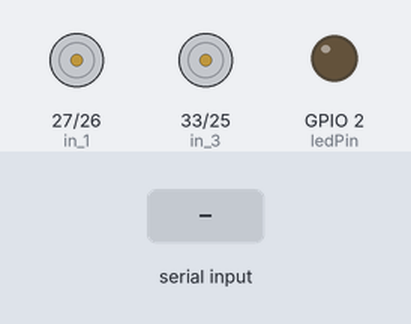
The sketch below on a simulated ESP32. Shown: motor-driver pin pairs drawn as motors (green arrow = first pin HIGH = forward, orange = second pin HIGH = backward, longer = more drive, scaled by the enable pin), output pins drawn as LEDs (lit = HIGH). The inputs (shaded band) are chosen by the test bench. Nothing arrives over Bluetooth unless stated; what the sketch prints to the serial monitor is not drawn.

Above: at 1.2 s.
1.3 s: "1" received over the second serial link
At 2.4 s:
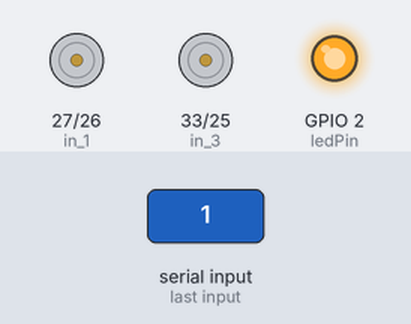
2.8 s: "f" received over the second serial link
4.3 s: "0" received over the second serial link
At 4.7 s:
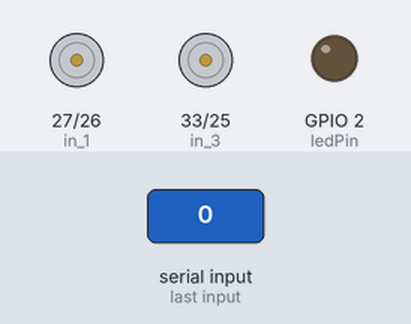
5.8 s: "b" received over the second serial link
7.3 s: "l" received over the second serial link
8.8 s: "r" received over the second serial link
Timing chart, 0 to 11.3 s (numbered marks = the images above; inputs shaded):
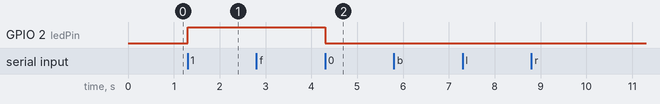

The sketch:

esp32-bt-robot.ino
```cpp
#include <BluetoothSerial.h>

BluetoothSerial SerialBT;
static const int ledPin = 2;
static const int en_1 = 14;
static const int en_2 = 32;
static const int in_1 = 27;
static const int in_2 = 26;
static const int in_3 = 33;
static const int in_4 = 25;

const int freq = 2000;
const int ledChannel = 0;
const int resolution = 8;
int dutyCycle = 0;

void setup() {
  // put your setup code here, to run once:
// put your setup code here, to run once:
  SerialBT.begin("ESP32-BT");
  pinMode(ledPin, OUTPUT);
  pinMode(in_1, OUTPUT);
  pinMode(in_2, OUTPUT);
  pinMode(in_3, OUTPUT);
  pinMode(in_4, OUTPUT);
  pinMode(en_1, OUTPUT);
  pinMode(en_2, OUTPUT);
  ledcSetup(ledChannel, freq, resolution);
  ledcAttachPin(en_1, ledChannel);
  ledcAttachPin(en_2, ledChannel);
  Serial.println("The device is ready to be paired.");

}

void loop() {
  // put your main code here, to run repeatedly:
   if (SerialBT.available()) {
     char c = SerialBT.read();
     if (c == '1') {
     digitalWrite(ledPin, HIGH);
    }
    else if (c == '0') {
      digitalWrite(ledPin, LOW);
      }
    else if (c == 'f') {
       digitalWrite(in_1, HIGH);
       digitalWrite(in_2, LOW);
       digitalWrite(in_3, HIGH);
       digitalWrite(in_4, LOW);

    }
    else if (c == 'b') {
      digitalWrite(in_1, LOW);
      digitalWrite(in_2, HIGH);
      digitalWrite(in_3, LOW);
      digitalWrite(in_4, HIGH);
    }
    else if (c == 'l') {
      digitalWrite(in_1, LOW);
      digitalWrite(in_2, HIGH);
      digitalWrite(in_3, HIGH);
      digitalWrite(in_4, LOW);
    }
    else if (c == 'r') {
       digitalWrite(in_1, HIGH);
       digitalWrite(in_2, LOW);
       digitalWrite(in_3, LOW);
       digitalWrite(in_4, HIGH);
    }
    else if (c == 's') {
      digitalWrite(in_1, LOW);
      digitalWrite(in_2, LOW);
      digitalWrite(in_3, LOW);
      digitalWrite(in_4, LOW);
    }
    else if (c == 't') {
      ledcWrite(ledChannel, 77);
    }
     else if (c == 'h') {
      ledcWrite(ledChannel, 128);
     }
      else if (c == 'x') {
       ledcWrite(ledChannel, 255);
      }

  }


}
```

Measured:
- after the input at 1.3 s, GPIO 2 (ledPin): LOW → HIGH at once
- after the input at 4.3 s, GPIO 2 (ledPin): HIGH → LOW at once
